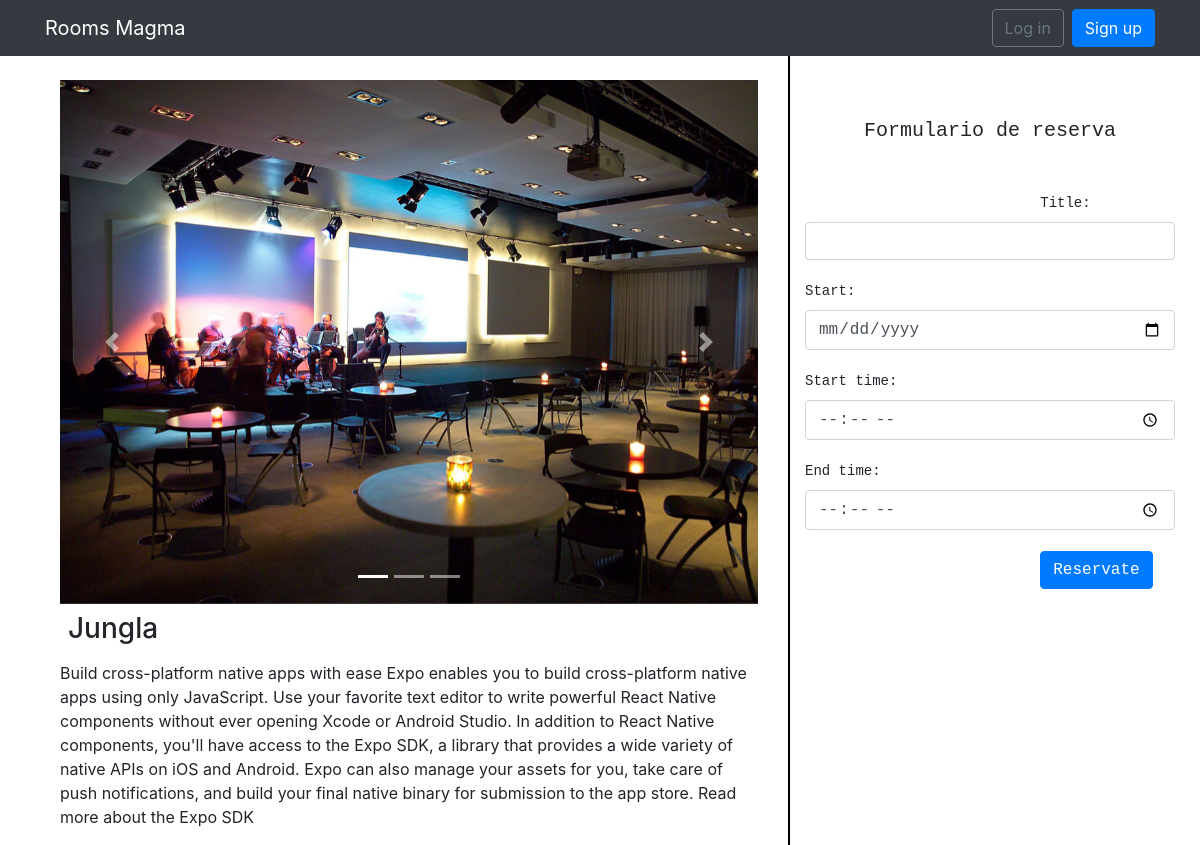
Page /rooms/1/reservation/ on the earlier database version.
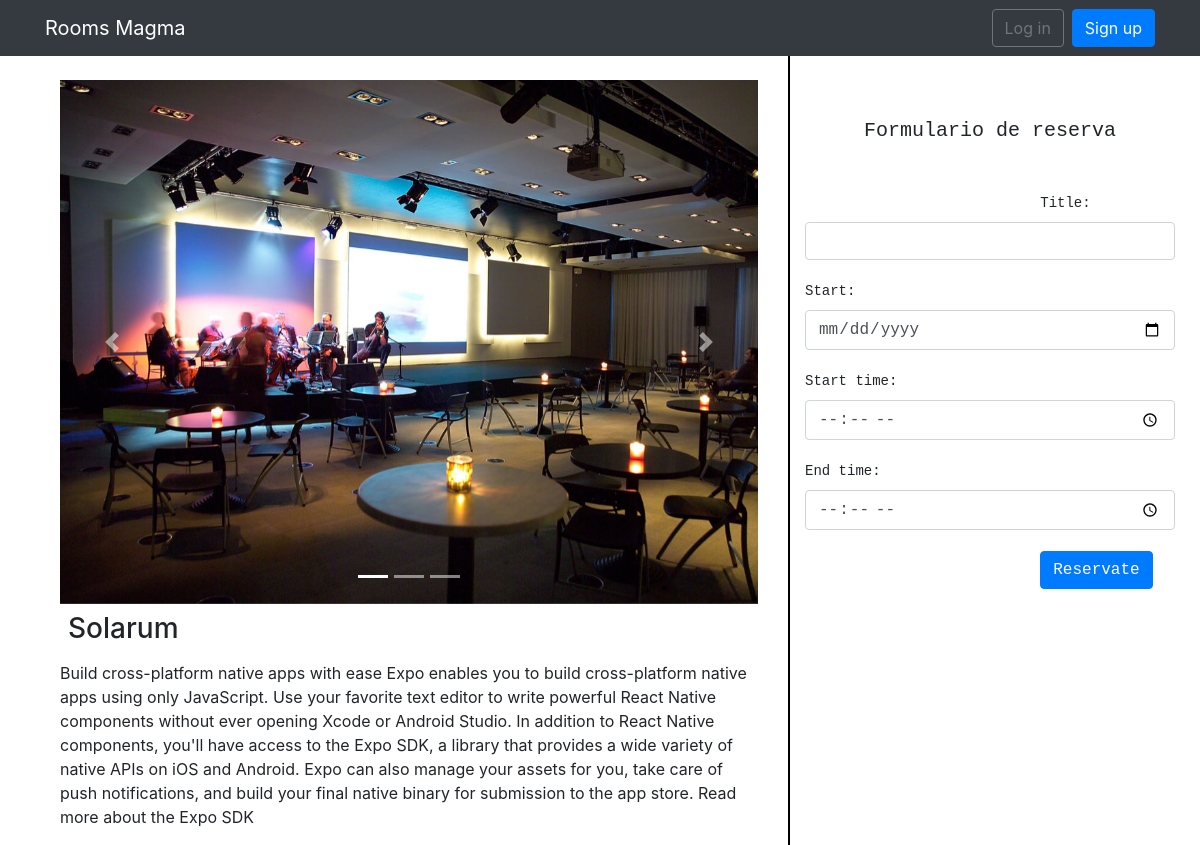
Same page on the later database version.
### room/models.py (models this page shows, shortened)
class Room(models.Model):
    name = models.CharField(max_length=30)
    features = models.CharField(max_length=255)
    type = models.CharField(max_length=255)
    size = models.DecimalField(default=0.0, max_digits=10, decimal_places=2)
    price = models.DecimalField(default=0.0, max_digits=10, decimal_places=2)

### room/views.py (the view)
# urls.py: url(r'^(?P<room_id>[0-9]+)/reservation/$', views.reserva, name='reservation'),
def reserva(request, room_id):
    room = get_object_or_404(Room, pk=room_id)
    if request.method == 'POST':
        form = NewBooking(request.POST)
        if form.is_valid():
            start_time = request.POST['start_time']
            end_time = request.POST['end_time']
            if start_time:
                if start_time < end_time:
                    date_depature = dates(end_time, request.POST['start'])
                    date_entry = dates(start_time, request.POST['start'])
                    if Booking.objects.filter(room=room, start__gte=date_entry, end__lte=date_depature).exists():
                        form.add_error(None, "Hay una reserva en ese tramo horario")
                        return render(request, 'reservate.html', {'room': room, 'form': form})
                    variance = date_depature - date_entry
                    r = Booking(title=request.POST['title'], start=date_entry, end=date_depature, start_time=start_time, end_time=end_time, room=room, user=request.user)
            else:
                r = Booking(title=request.POST['title'], start=request.POST['start'], end=request.POST['start'], room=room, user=request.user)
            r.save()
            return HttpResponseRedirect('/')
    else:
        form = NewBooking()
    return render(request, 'reservate.html', {'room': room, 'form': form})

### room/forms.py (shortened to what this page needs)
class NewBooking(ModelForm):
    class Meta:
        model = Booking
        fields = ('title', 'start', 'start_time', 'end_time')
        widgets = {
            'title': forms.TextInput(attrs={'class': 'form-control'}),
            'start': forms.DateTimeInput(attrs={'type': 'date', 'class': 'form-control'}),
            'start_time': forms.TimeInput(attrs={'type': 'time', 'class': 'form-control'}),
            'end_time': forms.TimeInput(attrs={'type': 'time', 'class': 'form-control'})
        }

### templates/reservate.html (shortened to what this page needs)
{% extends 'layout.html' %}
{% load static %}
{% block content %}
    <div class="container">
        <div class="row">
            <div class="col-8 h-100 pt-4" style="border-right: 2px solid black">
                <div class="container">
                    <div id="carousel{{ room.name }}" class="carousel slide" data-ride="carousel">
                        <ol class="carousel-indicators">
                            <li data-target="#carousel{{ room.name }}Indicators" data-slide-to="0" class="active"></li>
                            <li data-target="#carousel{{ room.name }}Indicators" data-slide-to="1"></li>
                            <li data-target="#carousel{{ room.name }}Indicators" data-slide-to="2"></li>
                        </ol>
                        <div class="carousel-inner">
                            <div class="carousel-item active">
                                <img class="d-block w-100"
                                     src="{% static 'img/8-sala-de-conferencias-in-zalacain.jpg' %}" alt="First slide">
                            </div>
                        </div>
                        <a class="carousel-control-prev" href="#carousel{{ room.name }}" role="button"
                           data-slide="prev">
                            <span class="carousel-control-prev-icon" aria-hidden="true"></span>
                        </a>
                        <a class="carousel-control-next" href="#carousel{{ room.name }}" role="button"
                           data-slide="next">
                            <span class="carousel-control-next-icon" aria-hidden="true"></span>
                        </a>
                    </div>
                    <h3 class="text-capitalize text-left p-2">{{ room.name }}</h3>
                    <p>
                        Build cross-platform native apps with ease
                        Expo enables you to build cross-platform native apps using only JavaScript. Use your favorite
                        text editor to write powerful React Native components without ever opening Xcode or Android
                        Studio.
                        In addition to React Native components, you'll have access to the Expo SDK, a library that
                        provides a wide variety of native APIs on iOS and Android. Expo can also manage your assets for
                        you, take care of push notifications, and build your final native binary for submission to the
                        app store.
                        Read more about the Expo SDK
                    </p>
                </div>
            </div>
            <pre>
                <div class="col-4 position-fixed ">
                    <section class="d-flex flex-column align-content-center">
                        <h5 class="text-center">Formulario de reserva</h5>
                        <form method="post">
                            {{ form }}
                            <button type="submit" class="btn btn-primary" value="submit">Reservate</button>
                        </form>
                    </section>
                 </div>
            </pre>
        </div>
    </div>
{% endblock %}

### templates/layout.html (shortened to what this page needs)
{% load static %}
<!DOCTYPE html>
<html lang="es">
<head>
    <link rel="stylesheet" href="{% static 'css/bootstrap.min.css' %}">
</head>
<body>
{% block nav %}
    <nav class="navbar navbar-expand-lg navbar-dark bg-dark">
    <div class="container">
        <a href="{% url 'home' %}" class="navbar-brand">Rooms Magma</a>
        <div class="collapse navbar-collapse" id="mainMenu">
            {% if user.is_authenticated %}
            <ul class="navbar-nav ml-auto">
                <li class="nav-item dropdown">
                    <a href="#" class="nav-link dropdown-toggle" id="userMenu" data-toggle="dropdown" aria-haspopup="true" aria-expanded="false" >
                        {{ user.username }}
                    </a>
                    <div class="dropdown-menu dropdown-menu-right" aria-labelledby="userMenu">
                        <a href="#" class="dropdown-item">My account</a>
                        <a href="#" class="dropdown-item">Change password</a>
                        <div class="dropdown-divider"></div>
                        <a href="" class="dropdown-item">Logout</a>
                    </div>
                </li>
            </ul>
            {% else %}
                <form class="form-inline ml-auto">
                    <a href="" class="btn btn-outline-secondary">Log in</a>
                    <a href="" class="btn btn-primary ml-2">Sign up</a>
                </form>
            {% endif %}
        </div>
    </div>
</nav>
{% endblock %}
{% block content %}{% endblock %}
</body>
</html>

Differences in the rows shown:
changed Room: name "Jungla" → "Solarum"
